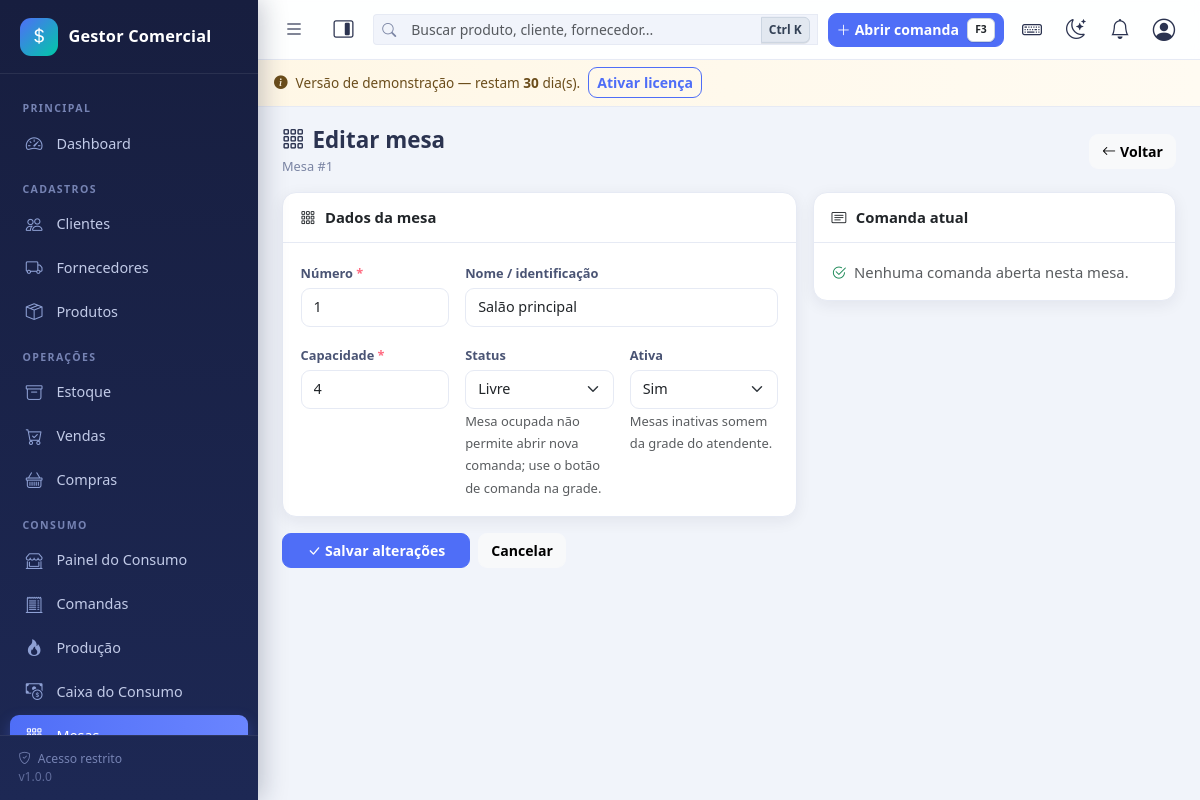
/consumo/mesas/form.php?id=1 (signed in), run on the app's committed database.
### tables this page shows
CREATE TABLE IF NOT EXISTS `mesas` (
  `id` int(11) NOT NULL AUTO_INCREMENT,
  `numero` smallint(5) unsigned NOT NULL,
  `nome` varchar(40) DEFAULT NULL,
  `capacidade` smallint(5) unsigned NOT NULL DEFAULT 4,
  `status` enum('LIVRE','OCUPADA','RESERVADA') NOT NULL DEFAULT 'LIVRE',
  `ativo` tinyint(1) NOT NULL DEFAULT 1,
  `criado_em` datetime NOT NULL DEFAULT current_timestamp(),
  PRIMARY KEY (`id`),
  UNIQUE KEY `uk_mesas_numero` (`numero`),
  KEY `ix_mesas_status` (`status`, `ativo`)
);

### config/database.php (called while the page is built, shortened)
<?php
function db(): PDO
{
    static $pdo = null;
    if ($pdo === null) {
        $dsn = 'mysql:host=' . DB_HOST . ';dbname=' . DB_NAME . ';charset=' . DB_CHARSET;
        try {
            $pdo = new PDO($dsn, DB_USER, DB_PASS, [
                PDO::ATTR_ERRMODE            => PDO::ERRMODE_EXCEPTION,
                PDO::ATTR_DEFAULT_FETCH_MODE => PDO::FETCH_ASSOC,
                PDO::ATTR_EMULATE_PREPARES   => false,
            ]);
        } catch (PDOException $e) {
            error_log('[BANCO] Falha de conexão: ' . $e->getMessage());
            http_response_code(500);
            if (defined('DEV_MODE') && DEV_MODE) {
                exit('Falha na conexão com o banco de dados. Verifique se o MySQL/MariaDB está ativo e se os dados em config/config.php estão corretos.');
            }
            exit('Serviço temporariamente indisponível.');
        }
    }
    return $pdo;
}

### config/auth.php (called while the page is built, shortened)
<?php
function usuario_atual(): ?array
{
    static $usuario = null;
    static $carregado = false;
    if ($carregado) {
        return $usuario;
    }
    try {
        $stmt = db()->prepare('SELECT * FROM usuarios WHERE id = ? LIMIT 1');
        $stmt->execute([(int)$_SESSION['user_id']]);
        $linha = $stmt->fetch();
        $usuario = $linha;
    } catch (Throwable $e) {
        erro_banco($e, 'usuario_atual');
    }
    return $usuario;
}
function exigir_login(): void
{
    if (!usuario_atual()) {
        if (is_ajax()) {
            json_resposta(false, 'Sessão expirada. Faça login novamente.', null, 401);
        }
        flash('warning', 'Faça login para acessar o sistema.');
        redirecionar('login/index.php');
    }
}

### includes/consumo.php (called while the page is built, shortened)
<?php
function mesa_buscar(?int $id): ?array
{
    $stmt = db()->prepare('SELECT * FROM mesas WHERE id = ? LIMIT 1');
    $stmt->execute([$id]);
    return $stmt->fetch() ?: null;
}

### includes/functions.php (called while the page is built, shortened)
<?php
function e($valor): string
{
    return htmlspecialchars((string)$valor, ENT_QUOTES, 'UTF-8');
}
function url(string $caminho = ''): string
{
    return BASE_URL . '/' . ltrim($caminho, '/');
}

### consumo/mesas/form.php (the view, shortened to what this page needs)
<?php
exigir_login();
$id = (int)($_GET['id'] ?? 0);
$edicao = $id > 0;
$mesa = [
    'id' => 0, 'numero' => '', 'nome' => '', 'capacidade' => 4,
    'status' => 'LIVRE', 'ativo' => 1,
];
if ($edicao) {
    $mesa = mesa_buscar($id);
    $stmt = db()->prepare("SELECT COUNT(*) FROM comandas WHERE mesa_id = ? AND status = 'ABERTA'");
    $stmt->execute([$id]);
    $comandaAberta = (int)$stmt->fetchColumn() > 0;
} else {
    $comandaAberta = false;
}
$proximoNumero = (int)db()->query('SELECT COALESCE(MAX(numero), 0) + 1 FROM mesas')->fetchColumn();
include INC . 'header.php';
?>
<div class="page-header">
    <div>
        <h1><i class="bi bi-grid-3x3-gap me-2"></i><?= $edicao ? 'Editar mesa' : 'Nova mesa' ?></h1>
        <span class="subtitulo"><?= $edicao ? 'Mesa #' . (int)$mesa['id'] : 'Cadastro de mesa' ?></span>
    </div>
    <a href="<?= url('consumo/mesas/index.php') ?>" class="btn btn-light">
        <i class="bi bi-arrow-left me-1"></i>Voltar
    </a>
</div>
<form method="post" action="<?= url('consumo/mesas/salvar.php') ?>" id="formMesa">
    <div class="row g-3">
        <div class="col-12 col-lg-7">
            <div class="card mb-3">
                <div class="card-header-custom"><i class="bi bi-grid-3x3-gap"></i>Dados da mesa</div>
                <div class="card-body-custom">
                    <div class="row g-3">
                        <div class="col-6 col-md-4">
                            <label class="form-label obrigatorio" for="numero">Número</label>
                            <input type="text" class="form-control" id="numero" name="numero" data-mask="int"
                                   required maxlength="5" autofocus
                                   value="<?= $edicao ? (int)$mesa['numero'] : $proximoNumero ?>">
                        </div>
                        <div class="col-6 col-md-8">
                            <label class="form-label" for="nome">Nome / identificação</label>
                            <input type="text" class="form-control" id="nome" name="nome"
                                   value="<?= e((string)($mesa['nome'] ?? '')) ?>" maxlength="40"
                                   placeholder="Ex.: Varanda, Cantinho, Family">
                        </div>
                        <div class="col-6 col-md-4">
                            <label class="form-label obrigatorio" for="capacidade">Capacidade</label>
                            <input type="text" class="form-control" id="capacidade" name="capacidade"
                                   data-mask="int" required maxlength="3" value="<?= (int)$mesa['capacidade'] ?>">
                        </div>
                        <div class="col-6 col-md-4">
                            <label class="form-label" for="status">Status</label>
                            <select class="form-select" id="status" name="status"
                                    <?= $comandaAberta ? 'disabled' : '' ?>>
                                <option value="LIVRE" <?= $mesa['status'] === 'LIVRE' ? 'selected' : '' ?>>Livre</option>
                            </select>
                            <?php if ($comandaAberta): ?>
                            <input type="hidden" name="status" value="<?= e((string)$mesa['status']) ?>">
                            <small class="text-muted">
                                <i class="bi bi-lock me-1"></i>
                                O status é controlado pela comanda aberta.
                            </small>
                            <?php else: ?>
                            <small class="text-muted">
                                Mesa ocupada não permite abrir nova comanda; use o botão de comanda na grade.
                            </small>
                            <?php endif; ?>
                        </div>
                        <div class="col-6 col-md-4">
                            <label class="form-label" for="ativo">Ativa</label>
                            <select class="form-select" id="ativo" name="ativo">
                                <option value="1" <?= (int)$mesa['ativo'] === 1 ? 'selected' : '' ?>>Sim</option>
                            </select>
                            <small class="text-muted">Mesas inativas somem da grade do atendente.</small>
                        </div>
                    </div>
                </div>
            </div>
        </div>
        <div class="col-12 col-lg-5">
            <div class="card mb-3">
                <div class="card-header-custom"><i class="bi bi-card-text"></i>Comanda atual</div>
                <div class="card-body-custom">
                    <?php if ($edicao): ?>
                    <?php
                    $stmt = db()->prepare(
                        "SELECT c.*, u.nome AS garcom_nome
                           FROM comandas c
                           JOIN usuarios u ON u.id = c.garcom_id
                          WHERE c.mesa_id = ? AND c.status = 'ABERTA'
                          ORDER BY c.id DESC LIMIT 1"
                    );
                    $stmt->execute([$id]);
                    $comanda = $stmt->fetch();
                    ?>
                    <?php if ($comanda): ?>
                    <div class="d-flex justify-content-between align-items-center">
                        <div>
                            <div class="fw-semibold">Comanda <?= e($comanda['numero']) ?></div>
                            <small class="text-muted">
                                <?= e($comanda['garcom_nome']) ?> &middot;
                                aberta <?= formatar_tempo_decorrido((string)$comanda['data_abertura']) ?> atrás
                            </small>
                        </div>
                        <a href="<?= url('consumo/comandas/ver.php?id=' . (int)$comanda['id']) ?>"
                           class="btn btn-sm btn-warning">Abrir</a>
                    </div>
                    <?php else: ?>
                    <p class="text-muted mb-0">
                        <i class="bi bi-check2-circle me-1 text-success"></i>
                        Nenhuma comanda aberta nesta mesa.
                    </p>
                    <?php endif; ?>
                    <?php else: ?>
                    <p class="text-muted mb-0">Salve a mesa para gerenciar as comandas.</p>
                    <?php endif; ?>
                </div>
            </div>
        </div>
    </div>
    <div class="d-flex gap-2 mb-4">
        <button type="submit" class="btn btn-primary px-4">
            <i class="bi bi-check-lg me-1"></i><?= $edicao ? 'Salvar alterações' : 'Cadastrar mesa' ?>
        </button>
        <a href="<?= url('consumo/mesas/index.php') ?>" class="btn btn-light">Cancelar</a>
    </div>
</form>
<?php include INC . 'footer.php'; ?>

### assets/css/app.css (style rules this page uses)
:root { --sidebar-w: 258px; --sidebar-bg: linear-gradient(180deg, #171e3f 0%, #1d2854 100%); --accent: #4f6ef7; --accent-2: #00c9a7; --danger-soft: #ff6b81; --bg: #f1f4fa; --card-bg: #ffffff; --card-radius: 14px; --shadow: 0 4px 16px rgba(23, 30, 63, .07); --shadow-lg: 0 10px 30px rgba(23, 30, 63, .12); --text: #2b3350; --muted: #7a84a3; --border: #e6eaf4; --topbar-bg: rgba(255, 255, 255, .92); }
* { box-sizing: border-box; }
html, body { height: 100%; }
body { font-family: "Segoe UI", system-ui, -apple-system, Roboto, Arial, sans-serif; background: var(--bg); color: var(--text); font-size: .925rem; overflow-x: hidden; }
a { text-decoration: none; }
.page-header { display: flex; flex-wrap: wrap; align-items: center; justify-content: space-between; gap: .6rem; margin-bottom: 1rem; }
.page-header h1 { font-size: 1.25rem; font-weight: 700; margin: 0; }
.page-header .subtitulo { color: var(--muted); font-size: .8rem; }
.card { border: 1px solid var(--border); border-radius: var(--card-radius); box-shadow: var(--shadow); background: #fff; }
.card-header-custom { padding: .85rem 1.1rem; font-weight: 600; border-bottom: 1px solid var(--border); display: flex; align-items: center; gap: .6rem; }
.card-body-custom { padding: 1.1rem; }
.form-label { font-size: .8rem; font-weight: 600; color: #4a5474; margin-bottom: .3rem; }
.form-control, .form-select { border-color: var(--border); border-radius: 9px; font-size: .9rem; padding: .48rem .75rem; }
.obrigatorio::after { content: " *"; color: var(--danger-soft); }
.btn { border-radius: 9px; font-size: .88rem; font-weight: 600; }
.btn-primary { background: var(--accent); border-color: var(--accent); }
@media (min-width: 992px) { .page-header h1 { font-size: 1.4rem; } }

### data on the page
mesas: id "1", numero "1", nome "Salão principal", capacidade "4", status "Livre", ativo "Sim"

### other printed values
$nomeEmpresa "Gestor Comercial"
$rotulo "Clientes"
$rotulo "Fornecedores"
$rotulo "Produtos"
$rotulo "Estoque"
$rotulo "Vendas"
$rotulo "Compras"
rotulo_consumo() "CONSUMO"
licenca_dias_restantes() "30"
